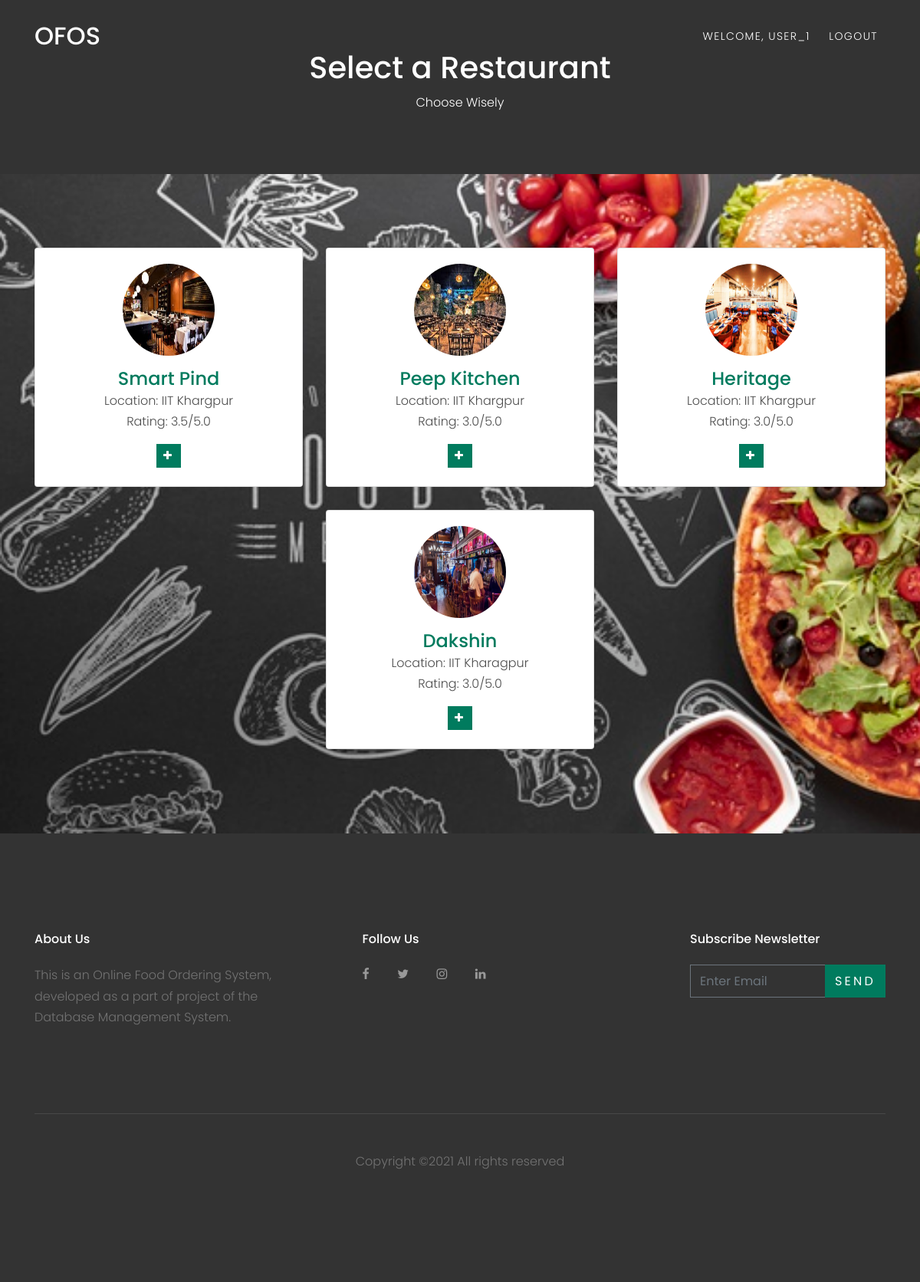
Page /restaurant_choose.php (signed in) on the committed database.
### tables this page shows
CREATE TABLE `restaurant` (
  `R_ID` int(30) NOT NULL,
  `name` varchar(30) NOT NULL,
  `location` varchar(30) NOT NULL,
  `phone_number` varchar(30) NOT NULL,
  `rating` float(2,1) NOT NULL
);

### restaurant_choose.php (the view, shortened to what this page needs)
<?php
$conn = Connect();
?>
<!DOCTYPE html>
<html lang="en">
  <head>
    <link rel="stylesheet" href="fonts/icomoon/style.css">
    <link rel="stylesheet" href="css/bootstrap.min.css">
    <link rel="stylesheet" href="css/magnific-popup.css">
    <link rel="stylesheet" href="css/jquery-ui.css">
    <link rel="stylesheet" href="css/owl.carousel.min.css">
    <link rel="stylesheet" href="css/owl.theme.default.min.css">
    <link rel="stylesheet" href="css/bootstrap-datepicker.css">
    <link rel="stylesheet" href="fonts/flaticon/font/flaticon.css">
    <link rel="stylesheet" href="css/aos.css">
    <link rel="stylesheet" href="css/style.css">
  </head>
  <body data-spy="scroll" data-target=".site-navbar-target" data-offset="200">
    <header class="site-navbar py-3 js-site-navbar site-navbar-target" role="banner" id="site-navbar">
      <div class="container">
        <div class="row align-items-center">
          <div class="col-11 col-xl-2 site-logo">
            <h1 class="mb-0"><a href="index.php" class="text-white h2 mb-0">OFOS</a></h1>
          </div>
          <div class="col-12 col-md-10 d-none d-xl-block">
            <nav class="site-navigation position-relative text-right" role="navigation">
              <ul class="site-menu js-clone-nav mx-auto d-none d-lg-block">
                <li><a href="customer.php" class="nav-link">Welcome, <?php echo $_SESSION["login_customer"]?></a></li>
                <li><a href="logout.php" class="nav-link">Logout</a></li>
              </ul>
            </nav>
          </div>
          </div>
        </div>
    </header>
    <div class="jumbotron" style="color: #FFFFFF; margin-bottom: 0rem; background: #333333; border-radius:0rem">
        <div class="container text-center">
            <h1>Select a Restaurant</h1>
            <p>Choose Wisely</p>
        </div>
    </div>
    <div class="site-section" style="background-image: url(images/food_bg.jpg); background-size:cover;" id="section-home">
        <div class="container" style="padding-top: 1rem">
            <div class="row align-items-center justify-content-center text-center" data-aos="fade-up" data-aos-delay="400">
            <?php
                $sql = "select * from restaurant order by R_ID";
                $result = mysqli_query($conn, $sql);
                if ($result) {
                    while($row = mysqli_fetch_assoc($result)){
            ?>
                <div class="col-xs-12 col-sm-6 col-md-4">
                    <div class="image-flip1">
                        <div class="mainflip">
                            <div class="frontside">
                                <div class="card">
                                    <div class="card-body text-center">
                                        <p><img class=" img-fluid" src="images/restaurants/restaurant_<?php echo $row["R_ID"]; ?>.jpg" alt="card image"></p>
                                        <form method="post" action="restaurant.php">
                                        <h4 class="card-title" style="margin-bottom:0px"><?php echo $row["name"]; ?></h4>
                                        <p class="card-text" style="color: rgb(77,77,77); margin-bottom:0px">Location: <?php echo $row["location"]; ?></p>
                                        <p class="card-text" style="color: rgb(77,77,77)">Rating: <?php echo $row["rating"]; ?>/5.0</p>
                                        <button type="submit" name="choose" class="btn btn-primary btn-sm"><i class="fa fa-plus"></i></button>
                                        </form>
                                    </div>
                                </div>
                            </div>
                        </div>
                    </div>
                </div>
            <?php
                    }
                }
            ?>
            </div>
        </div>
    </div>
    <footer class="site-footer">
      <div class="container">
        <div class="row">
          <div class="col-md-9">
            <div class="row">
              <div class="col-md-5 mr-auto">
                <h2 class="footer-heading mb-4">About Us</h2>
                <p>This is an Online Food Ordering System, developed as a part of project of the Database Management System.</p>
              </div>
              <div class="col-md-6">
                <h2 class="footer-heading mb-4">Follow Us</h2>
                <a href="#" class="pl-0 pr-3"><span class="icon-facebook"></span></a>
                <a href="#" class="pl-3 pr-3"><span class="icon-twitter"></span></a>
                <a href="#" class="pl-3 pr-3"><span class="icon-instagram"></span></a>
                <a href="#" class="pl-3 pr-3"><span class="icon-linkedin"></span></a>
              </div>
            </div>
          </div>
          <div class="col-md-3">
            <h2 class="footer-heading mb-4">Subscribe Newsletter</h2>
            <form action="#" method="post">
              <div class="input-group mb-3">
                <input type="text" class="form-control border-secondary text-white bg-transparent" placeholder="Enter Email" aria-label="Enter Email" aria-describedby="button-addon2">
                <div class="input-group-append">
                  <button class="btn btn-primary text-white" type="button" id="button-addon2">Send</button>
                </div>
              </div>
            </form>
          </div>
        </div>
        <div class="row pt-5 mt-5 text-center">
          <div class="col-md-12">
            <div class="border-top pt-5">
              <p>
            Copyright &copy;<script>document.write(new Date().getFullYear());</script> All rights reserved
            </p>
            </div>
          </div>
        </div>
      </div>
    </footer>
  </body>
</html>

### css/style.css (style rules this page uses)
body { line-height: 1.7; color: #4d4d4d; font-weight: 300; font-size: 1rem; }
a { -webkit-transition: .3s all ease; -o-transition: .3s all ease; transition: .3s all ease; }
h1, h2, h3, h4, h5, .h1, .h2, .h3, .h4, .h5 { font-family: "Poppins", -apple-system, BlinkMacSystemFont, "Segoe UI", Roboto, "Helvetica Neue", Arial, sans-serif, "Apple Color Emoji", "Segoe UI Emoji", "Segoe UI Symbol", "Noto Color Emoji"; }
.btn { text-transform: uppercase; letter-spacing: .2em; border-radius: 0; }
.form-control { height: 43px; border-radius: 0; }
.site-section { padding: 2.5em 0; }
@media (min-width: 768px) { .site-section { padding: 5em 0; } }
.border-top { border-top: 1px solid #edf0f5 !important; }
.site-footer { padding: 4em 0; background: #333333; }
@media (min-width: 768px) { .site-footer { padding: 8em 0; } }
.site-footer .border-top { border-top: 1px solid rgba(255, 255, 255, 0.1) !important; }
.site-footer p { color: #737373; }
.site-footer h2, .site-footer h3, .site-footer h4, .site-footer h5 { color: #fff; }
.site-footer a { color: #999999; }
.site-footer .footer-heading { font-size: 16px; color: #fff; }
.site-navbar { margin-bottom: 0px; z-index: 1999; position: absolute; width: 100%; }
.site-navbar .site-logo { position: relative; top: -4px; }
.site-navbar .site-logo a { color: #fff; }
.site-navbar .site-navigation .site-menu { margin-bottom: 0; }
.site-navbar .site-navigation .site-menu a { text-decoration: none !important; display: inline-block; text-transform: uppercase; letter-spacing: .1em; font-size: 14px; }
.site-navbar .site-navigation .site-menu > li { display: inline-block; padding: 10px 10px; }
.site-navbar .site-navigation .site-menu > li > a { padding: 10px 0px; color: #fff; text-decoration: none !important; }
.site-mobile-menu .site-nav-wrap { padding: 0; margin: 0; list-style: none; position: relative; }
.site-mobile-menu .site-nav-wrap a { padding: 10px 20px; display: block; position: relative; color: #212529; }
.site-mobile-menu .site-nav-wrap li { position: relative; display: block; }
.site-mobile-menu .site-nav-wrap > li { display: block; position: relative; float: left; width: 100%; }
.site-mobile-menu .site-nav-wrap > li > a { padding-left: 20px; font-size: 20px; }

### restaurant_choose.php (style rules this page uses)
.btn-primary { color: #fff; background-color: #007b5e; border-color: #007b5e; }
.mainflip { -webkit-transition: 1s; -webkit-transform-style: preserve-3d; -ms-transition: 1s; -moz-transition: 1s; -moz-transform: perspective(1000px); -moz-transform-style: preserve-3d; -ms-transform-style: preserve-3d; transition: 1s; transform-style: preserve-3d; position: relative; }
.frontside { position: relative; -webkit-transform: rotateY(0deg); -ms-transform: rotateY(0deg); z-index: 2; margin-bottom: 30px; }
.frontside, .backside { -webkit-backface-visibility: hidden; -moz-backface-visibility: hidden; -ms-backface-visibility: hidden; backface-visibility: hidden; -webkit-transition: 1s; -webkit-transform-style: preserve-3d; -moz-transition: 1s; -moz-transform-style: preserve-3d; -o-transition: 1s; -o-transform-style: preserve-3d; -ms-transition: 1s; -ms-transform-style: preserve-3d; transition: 1s; transform-style: preserve-3d; }
.frontside .card, .backside .card { min-height: 312px; }
.frontside .card .card-title, .backside .card .card-title { color: #007b5e !important; }
.frontside .card .card-body img { width: 120px; height: 120px; border-radius: 50%; }

### rows in the picture
restaurant: shows a picture, name "Smart Pind", location "IIT Khargpur", rating "3.5"
restaurant: shows a picture, name "Peep Kitchen", location "IIT Khargpur", rating "3.0"
restaurant: shows a picture, name "Heritage", location "IIT Khargpur", rating "3.0"
restaurant: shows a picture, name "Dakshin", location "IIT Kharagpur", rating "3.0"

### other values in the picture
$_SESSION["login_customer"] "USER_1"
